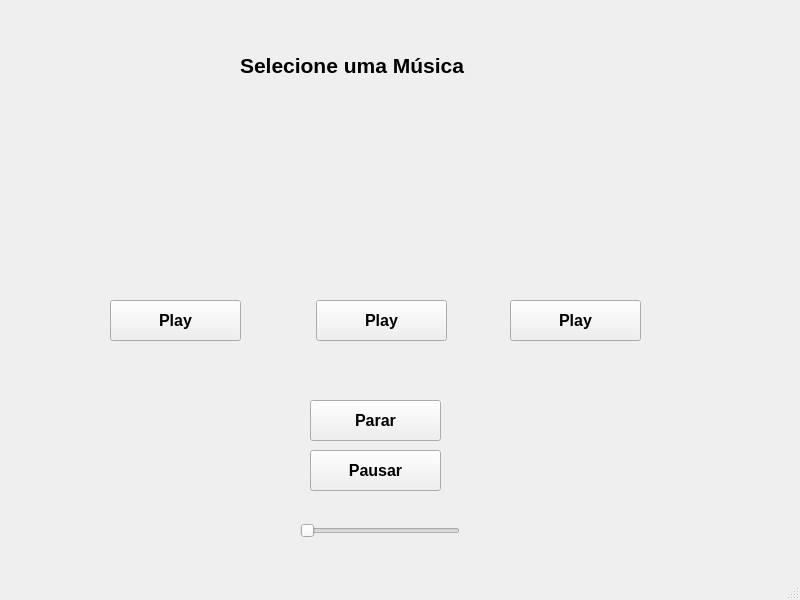
<?xml version="1.0" encoding="UTF-8"?>
<ui version="4.0">
 <class>MainWindow</class>
 <widget class="QMainWindow" name="MainWindow">
  <property name="geometry">
   <rect>
    <x>0</x>
    <y>0</y>
    <width>800</width>
    <height>600</height>
   </rect>
  </property>
  <property name="windowTitle">
   <string>MainWindow</string>
  </property>
  <widget class="QWidget" name="centralwidget">
   <widget class="QPushButton" name="pushButton_play2">
    <property name="geometry">
     <rect>
      <x>316</x>
      <y>300</y>
      <width>131</width>
      <height>41</height>
     </rect>
    </property>
    <property name="font">
     <font>
      <pointsize>12</pointsize>
      <weight>75</weight>
      <bold>true</bold>
     </font>
    </property>
    <property name="text">
     <string>Play</string>
    </property>
   </widget>
   <widget class="QPushButton" name="pushButton_parar">
    <property name="geometry">
     <rect>
      <x>310</x>
      <y>400</y>
      <width>131</width>
      <height>41</height>
     </rect>
    </property>
    <property name="font">
     <font>
      <pointsize>12</pointsize>
      <weight>75</weight>
      <bold>true</bold>
     </font>
    </property>
    <property name="text">
     <string>Parar</string>
    </property>
   </widget>
   <widget class="QLabel" name="label">
    <property name="geometry">
     <rect>
      <x>320</x>
      <y>140</y>
      <width>131</width>
      <height>111</height>
     </rect>
    </property>
    <property name="text">
     <string/>
    </property>
    <property name="pixmap">
     <pixmap>Imagens/darksouls.png</pixmap>
    </property>
    <property name="scaledContents">
     <bool>true</bool>
    </property>
   </widget>
   <widget class="QLabel" name="label_2">
    <property name="geometry">
     <rect>
      <x>514</x>
      <y>140</y>
      <width>131</width>
      <height>111</height>
     </rect>
    </property>
    <property name="text">
     <string/>
    </property>
    <property name="pixmap">
     <pixmap>Imagens/metal.png</pixmap>
    </property>
    <property name="scaledContents">
     <bool>true</bool>
    </property>
   </widget>
   <widget class="QPushButton" name="pushButton_play3">
    <property name="geometry">
     <rect>
      <x>510</x>
      <y>300</y>
      <width>131</width>
      <height>41</height>
     </rect>
    </property>
    <property name="font">
     <font>
      <pointsize>12</pointsize>
      <weight>75</weight>
      <bold>true</bold>
     </font>
    </property>
    <property name="text">
     <string>Play</string>
    </property>
   </widget>
   <widget class="QLabel" name="label_3">
    <property name="geometry">
     <rect>
      <x>114</x>
      <y>140</y>
      <width>131</width>
      <height>111</height>
     </rect>
    </property>
    <property name="text">
     <string/>
    </property>
    <property name="pixmap">
     <pixmap>Imagens/zelda.png</pixmap>
    </property>
    <property name="scaledContents">
     <bool>true</bool>
    </property>
   </widget>
   <widget class="QPushButton" name="pushButton_play1">
    <property name="geometry">
     <rect>
      <x>110</x>
      <y>300</y>
      <width>131</width>
      <height>41</height>
     </rect>
    </property>
    <property name="font">
     <font>
      <pointsize>12</pointsize>
      <weight>75</weight>
      <bold>true</bold>
     </font>
    </property>
    <property name="text">
     <string>Play</string>
    </property>
   </widget>
   <widget class="QLabel" name="label_4">
    <property name="geometry">
     <rect>
      <x>240</x>
      <y>50</y>
      <width>301</width>
      <height>31</height>
     </rect>
    </property>
    <property name="font">
     <font>
      <pointsize>16</pointsize>
      <weight>75</weight>
      <bold>true</bold>
     </font>
    </property>
    <property name="text">
     <string>Selecione uma Música</string>
    </property>
   </widget>
   <widget class="QPushButton" name="pushButton_pausar">
    <property name="geometry">
     <rect>
      <x>310</x>
      <y>450</y>
      <width>131</width>
      <height>41</height>
     </rect>
    </property>
    <property name="font">
     <font>
      <pointsize>12</pointsize>
      <weight>75</weight>
      <bold>true</bold>
     </font>
    </property>
    <property name="text">
     <string>Pausar</string>
    </property>
   </widget>
   <widget class="QSlider" name="horizontalSlider_volume">
    <property name="geometry">
     <rect>
      <x>300</x>
      <y>520</y>
      <width>160</width>
      <height>22</height>
     </rect>
    </property>
    <property name="orientation">
     <enum>Qt::Horizontal</enum>
    </property>
   </widget>
  </widget>
  <widget class="QMenuBar" name="menubar">
   <property name="geometry">
    <rect>
     <x>0</x>
     <y>0</y>
     <width>800</width>
     <height>26</height>
    </rect>
   </property>
  </widget>
  <widget class="QStatusBar" name="statusbar"/>
 </widget>
 <resources/>
 <connections/>
</ui>
